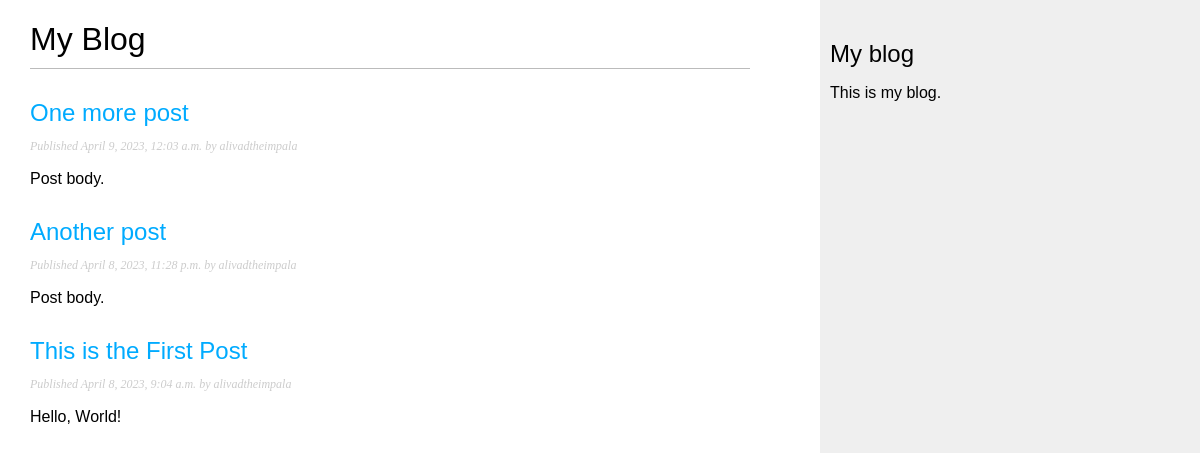
Screenshot of /blog/ with the database file from the repository.
### blog/models.py (models this page shows, shortened)
class Post(models.Model):
    class Status(models.TextChoices):
        DRAFT = 'DF', 'Draft'
        PUBLISHED = 'PB', 'Published'
    title = models.CharField(max_length=250)
    slug = models.SlugField(max_length=250)
    author = models.ForeignKey(User,
                               on_delete=models.CASCADE,
                               related_name='blog_posts')
    body = models.TextField()
    publish = models.DateTimeField(default=timezone.now)
    created = models.DateTimeField(auto_now_add=True)
    updated = models.DateTimeField(auto_now=True)
    status = models.CharField(max_length=2,
                              choices=Status.choices,
                              default=Status.DRAFT)
    objects = models.Manager()  # The default manager.
    published = PublishedManager()  # Our Custom manager
    class Meta:
        ordering = ['-publish']
        indexes = [
            models.Index(fields=['-publish'])
        ]

### blog/views.py (the view)
# urls.py: path('', views.post_list, name='post_list'),
def post_list(request):
    posts = Post.published.all()
    return render(request,
                  'blog/post/list.html',
                  {'posts': posts})

### blog/models.py (called while the page is built)
    def get_queryset(self):
        return super().get_queryset()\
                    .filter(status=Post.Status.PUBLISHED)

### blog/templates/blog/post/list.html (shortened to what this page needs)
{% extends "blog/base.html" %}
{% block content %}
  <h1>My Blog</h1>
  {% for post in posts %}
    <h2>
      <a href="{% url 'blog:post_detail' post.id %}">
        {{ post.title }}
      </a>
    </h2>
    <p class="date">
      Published {{ post.publish }} by {{ post.author }}
    </p>
    {{ post.body|truncatewords:30|linebreaks }}
  {% endfor %}
{% endblock %}

### blog/templates/blog/base.html (shortened to what this page needs)
{% load static %}
<html>
<head>
  <link href="{% static "css/blog.css" %}" rel="stylesheet">
</head>
<body>
  <div id="content">
    {% block content %}
    {% endblock %}
  </div>
  <div id="sidebar">
    <h2>My blog</h2>
    <p>This is my blog.</p>
  </div>
</body>
</html>

### blog/static/css/blog.css (style rules this page uses)
body { margin:0; padding:0; font-family:helvetica, sans-serif; }
a { color:#00abff; text-decoration:none; }
h1 { font-weight:normal; border-bottom:1px solid #bbb; padding:0 0 10px 0; }
h2 { font-weight:normal; margin:30px 0 0; }
#content { float:left; width:60%; padding:0 0 0 30px; }
#sidebar { float:right; width:30%; padding:10px; background:#efefef; height:100%; }
p.date { color:#ccc; font-family: georgia, serif; font-size: 12px; font-style: italic; }

### rows the page displays
Post: title "One more post", publish "April 9, 2023, 12:03 a.m.", author "alivadtheimpala", body "Post body."
Post: title "Another post", publish "April 8, 2023, 11:28 p.m.", author "alivadtheimpala", body "Post body."
Post: title "This is the First Post", publish "April 8, 2023, 9:04 a.m.", author "alivadtheimpala", body "Hello, World!"
